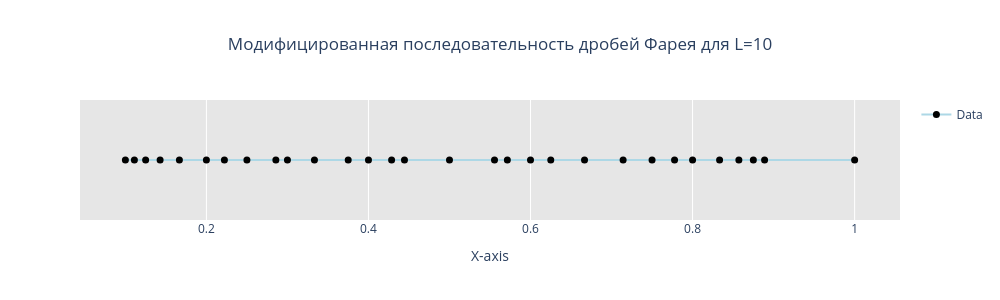

Source (notebook cell):
### Code cell
F_L = seq_.farey_seq(30) 
title_ = "Модифицированная последовательность дробей Фарея для L=10"
van_der_corput_gaph(F_L, title_)

### Figure 1 — Plotly figure (JSON) as saved in the notebook; plotly's stock layout.template omitted (floating-point values rounded to 4 significant figures)
{"data": [{"line": {"color": "lightblue"}, "marker": {"color": "black", "size": 7}, "mode": "lines+markers", "name": "Data", "type": "scatter", "x": [1, 0.5, 0.3333, 0.6667, 0.25, 0.75, 0.2, 0.4, 0.6, 0.8, 0.1667, 0.8333, 0.1429, 0.2857, 0.4286, 0.5714, 0.7143, 0.8571, 0.125, 0.375, 0.625, 0.875, 0.1111, 0.2222, 0.4444, 0.5556, 0.7778, 0.8889, 0.1, 0.3], "y": [0, 0, 0, 0, 0, 0, 0, 0, 0, 0, 0, 0, 0, 0, 0, 0, 0, 0, 0, 0, 0, 0, 0, 0, 0, 0, 0, 0, 0, 0]}], "layout": {"autosize": false, "height": 300, "paper_bgcolor": "white", "plot_bgcolor": "rgba(128, 128, 128, 0.2)", "showlegend": true, "title": {"text": "Модифицированная последовательность дробей Фарея для L=10", "x": 0.5}, "width": 1000, "xaxis": {"autorange": true, "range": [0.04399, 1.056], "title": {"text": "X-axis"}, "type": "linear"}, "yaxis": {"autorange": true, "range": [-1, 1], "type": "linear", "visible": false}}}
